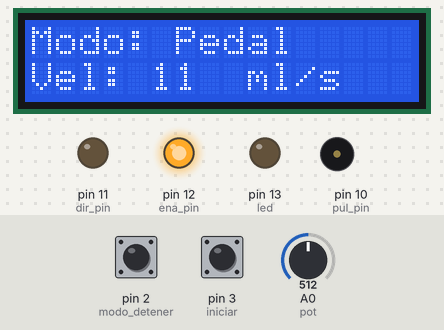
A sketch run on a simulated Arduino Uno, built with avr-gcc and run on an emulated ATmega328P. Shown: 16×2 character LCD, output pins drawn as LEDs (lit = HIGH), buzzer (waves = sounding). Inputs (shaded band) come from the test bench; at power-on: pin 2 (modo_detener) HIGH, pin 3 (iniciar) HIGH, A0 (pot) = 512. Pins used as bus, display or sensor lines are not drawn.

Above: at 2.3 s.
2.4 s: pin 2 (modo_detener) pulled LOW for 0.25 s
At 3.8 s:
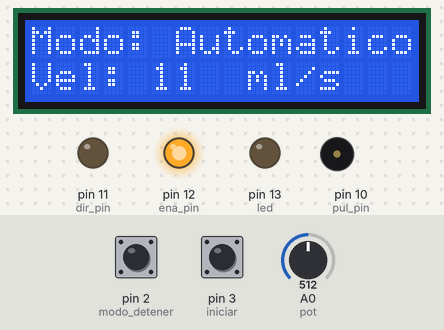
4.1 s: pin 3 (iniciar) pulled LOW for 0.25 s
At 5.6 s:
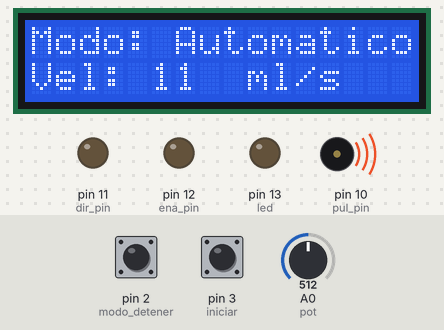
5.9 s: pin 2 (modo_detener) pulled LOW for 1 s
At 7.01 s:
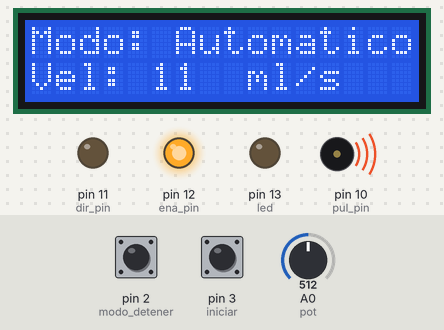
8.6 s: A0 (pot) set to 716
At 9.5 s:
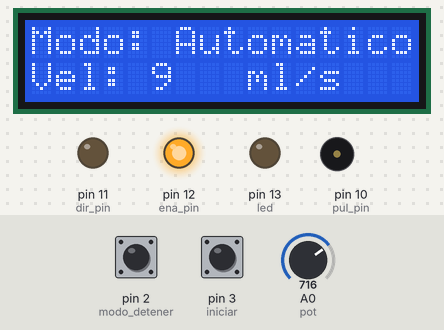
10.1 s: A0 (pot) set to 900
At 11.3 s:
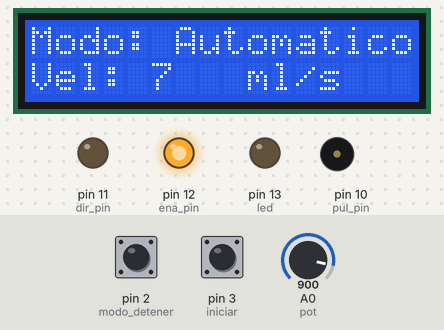
11.7 s: pin 3 (iniciar) pulled LOW for 1 s
At 14.1 s:
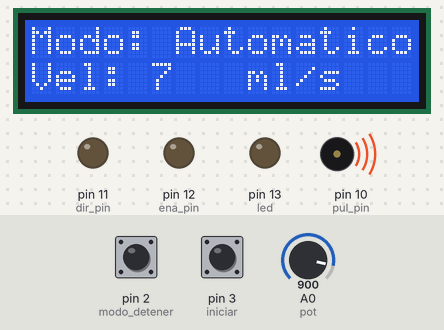
Timing chart, 0 to 15.3 s (numbered marks = the images above; inputs shaded):
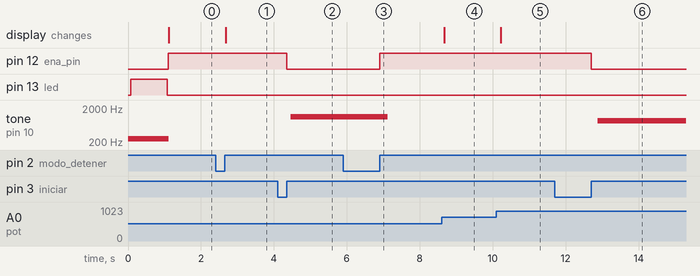

Measured:
- after the input at 2.4 s, the display: changes after 0.28 s (image 1)
- after the input at 4.1 s, pin 12 (ena_pin): HIGH → LOW after 0.25 s; tone on pin 10 (pul_pin): silent → 1106 Hz after 0.36 s
- after the input at 5.9 s, pin 12 (ena_pin): LOW → HIGH after 1.0 s; tone on pin 10 (pul_pin): 1106 Hz → silent after 1.2 s
- after the input at 8.6 s, the display: changes after 0.08 s (image 4)
- after the input at 10.1 s, the display: changes after 0.13 s (image 5)
- after the input at 11.7 s, pin 12 (ena_pin): HIGH → LOW after 1.0 s; tone on pin 10 (pul_pin): silent → 839 Hz after 1.2 s

The sketch:

dosificador.ino
```cpp
#include  <Wire.h>
#include  <LiquidCrystal_I2C.h>
LiquidCrystal_I2C lcd(0x27, 16, 2);

int ena_pin = 12;
int dir_pin = 11;
int pul_pin = 10;

int pot = 0; // entrada potenciometro
int led = 13; // led de funcionamiento

int iniciar = 3; // boton iniciar
int modo_detener = 2; // boton seleccion de modo(cuando este detenido), detener
int pedal = 9; // para funcionamiento manual

int velocidad = 0;
int inicio = 0;
int modo = 0; // 0: pedal, 1: manual

void setup(){
  TCCR1A=0b00010000;
  TCCR1B=0b00011011;
  TCCR1C=0;
  ICR1=500;

  pinMode(iniciar, INPUT_PULLUP);
  pinMode(modo_detener, INPUT_PULLUP);
  pinMode(pedal, INPUT_PULLUP);
  pinMode(led, OUTPUT);

  pinMode(ena_pin, OUTPUT);
  pinMode(dir_pin, OUTPUT);
  pinMode(pul_pin, OUTPUT);

  attachInterrupt(digitalPinToInterrupt(modo_detener), cambiar_modo, RISING);
  attachInterrupt(digitalPinToInterrupt(iniciar), estado_inicio, RISING);

  lcd.init();
  lcd.backlight();
  lcd.setCursor(0, 0);
  lcd.print("Iniciando...");
  digitalWrite(led, HIGH);
  delay(1000);
  digitalWrite(led, LOW);
  lcd.clear();
  lcd.setCursor(0, 0);
  lcd.print("Modo: Pedal");
  lcd.setCursor(0, 1);
  lcd.print("Vel: 0");
  lcd.setCursor(9, 1);
  lcd.print("ml/s");

  inicio = 0;
  digitalWrite(ena_pin, HIGH); // ALTO DESHABILITA / BAJO HABILITA
  digitalWrite(dir_pin, LOW); // ALTO IZQUIERDA / BAJO DERECHA
}

void estado_inicio(){
  inicio = 1;
  digitalWrite(ena_pin, LOW); // ALTO DESHABILITA / BAJO HABILITA
}

void LCD_Textos(){
  lcd.setCursor(6, 0);
  if (modo==0){
    lcd.print("Pedal     ");
  }else if (modo==1){
    lcd.print("Automatico");
  }

  lcd.setCursor(5, 1);
  lcd.print("    ");
  lcd.setCursor(5, 1);
//  lcd.print(velocidad);
  lcd.print(map(velocidad, 65, 160, 15, 5));
  lcd.setCursor(9, 1);
  lcd.print("ml/s");
}

void cambiar_modo(){
  if ((modo == 0)&&(inicio==0)){
    modo = 1;
  }else if ((modo == 1)&&(inicio==0)){
    modo = 0;
  }else{
    inicio = 0;// detiene
    digitalWrite(ena_pin, HIGH); // ALTO DESHABILITA / BAJO HABILITA
  }
  delay(300);
}

void loop(){
    velocidad = map(analogRead(pot), 0, 1023, 65, 160);
    LCD_Textos();

    if (inicio==1){
        if ((modo==1) || ((modo==0) && ((digitalRead(pedal) == LOW)))){
            ICR1 = velocidad;
        }else{
          ICR1 = 0;
        }
    }else{
      ICR1 = 0;
    }

    delay(200);
}
```
